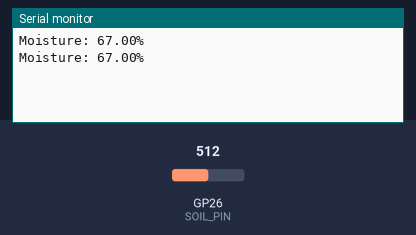
A sketch run on a simulated Raspberry Pi Pico. On the bench: the last lines printed to the serial monitor. Inputs (shaded band) come from the test bench; at power-on: GP26 (SOIL_PIN) = 512.

Above: at 4.8 s.
4.9 s: GP26 (SOIL_PIN) set to 732
At 7.3 s:
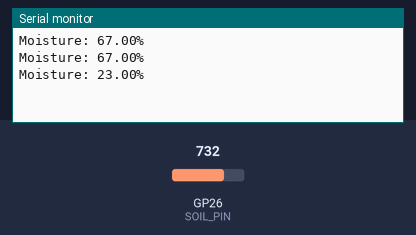
7.9 s: GP26 (SOIL_PIN) set to 768
At 8.8 s:
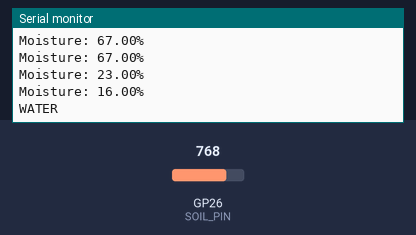
Timing chart, 0 to 10.9 s (numbered marks = the images above; inputs shaded):
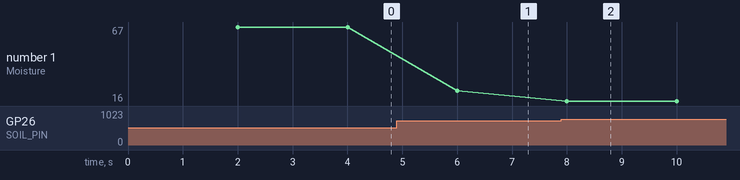

The sketch:

sensor_special_74.ino
```cpp
// snippet: sensor_special_74
// tags: sensor, i2c, load-cell
// boards: avr, esp32, megaavr, nano33iot, romi32u4, rp2040
// library: none
// description: Soil moisture sensor on A0
// prompts: moisture, sensor, declare, moistureraw, float, moisturepct
// verified: compile-only
// source: kd-generated (id 74)
// exact-include: Arduino.h

#include <Arduino.h>

#define SOIL_PIN A0
#define DRY_VAL 850
#define WET_VAL 350

int moistureRaw = 0;
float moisturePct = 0.0;

void setup() {
  Serial.begin(115200);
}

void loop() {
  static unsigned long prevMs = 0;
  const unsigned long INTERVAL = 2000;  // 2 seconds

  unsigned long now = millis();
  if (now - prevMs >= INTERVAL) {
    prevMs = now;
    moistureRaw = analogRead(SOIL_PIN);
    moisturePct = map(moistureRaw, DRY_VAL, WET_VAL, 0.0, 100.0);
    moisturePct = constrain(moisturePct, 0.0, 100.0);

    Serial.print("Moisture: "); Serial.print(moisturePct); Serial.println("%");

    if (moisturePct < 20.0) {
      Serial.println("WATER");
    }
  }
}
```

Measured:
- the behaviour switches between 750 and 751 on GP26 (SOIL_PIN) (found by bisection; images 1 and 2)
- after the input at 4.9 s, the serial monitor: prints a new line after 1.1 s (image 1)
- after the input at 7.9 s, the serial monitor: prints a new line after 0.10 s (image 2)
- plotted number 1: 67 → 23 after the input at 4.9 s, 23 → 16 after the input at 7.9 s
